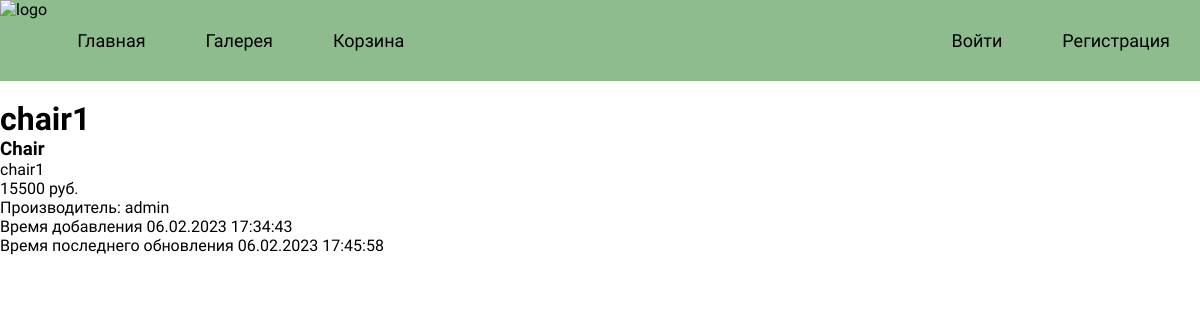
The page /furniture/chair1/ on the database its author committed.
### furniture/models.py (models this page shows, shortened)
class Furniture(models.Model):
    title = models.CharField(max_length=50)
    description = models.TextField(max_length=200)
    price = models.IntegerField(validators=[MaxValueValidator(100000, "Стоимость мебели не должна превышать 100тыс руб"), MinValueValidator(500, "Стоимость мебели не может быть ниже 500 руб") ])
    type = models.ForeignKey(FurnitureType, on_delete=models.CASCADE, related_name="furniture_type")
    owner = models.ForeignKey(User, on_delete=models.CASCADE, related_name="furnitures")
    created = models.DateTimeField(auto_now_add=True)
    updated = models.DateTimeField(auto_now=True)
    image = models.ImageField(blank=True, null=True)
    slug = models.SlugField(unique=True, allow_unicode=True)

class FurnitureType(models.Model):
    name = models.CharField(max_length=20)
    created = models.DateTimeField(auto_now_add=True)

### furniture/views.py (the view)
# urls.py: path('furniture/<slug:slug>/', FurnitureDetailView.as_view(), name="furniture-detail"),
class FurnitureDetailView(DetailView):
    model = Furniture
    context_object_name = "furniture"
    template_name = "furniture/furniture-detail.html"

### furniture/templates/furniture/furniture-detail.html (shortened to what this page needs)
{% extends 'base.html' %}
{% load static %}
{% block links %}
<link rel="stylesheet" href="{% static 'furniture/css/style.css' %}">
{% endblock links %}
{% block content %}
<div class="container">
    <div class="horizontal-card">
        <div class="right">
            <h1>{{ furniture.title }}</h1>
            <h3>{{ furniture.type.name }}</h3>
            <p>{{ furniture.description }}</p>
            <p>{{ furniture.price }} руб.</p>
            <p>Производитель: {{ furniture.owner.username }}</p>
            <p>Время добавления {{ furniture.created|date:"d.m.Y H:i:s" }}</p>
            <p>Время последнего обновления {{ furniture.updated|date:"d.m.Y H:i:s" }}</p>
        </div>
    </div>
</div>
{% endblock content %}

### templates/base.html (shortened to what this page needs)
{% load static %}
<!DOCTYPE html>
<html lang="en">
<head>
    <link rel="stylesheet" href="{% static 'css/style.css' %}">
    {% block links %}
    {% endblock links %}
</head>
<body>
    {% include 'menu.html' %}
    {% block content %} {% endblock content %}
</body>
</html>

### templates/menu.html
<nav class="menu container">
    <ul class="left">
        <li>
            <img src="" alt="logo">
        </li>
        <li>
            <a href="">
                Главная
            </a>
        </li>
        <li>
            <a href="{% url 'gallery' %}">
                Галерея
            </a>
        </li>
        <li>
            <a href="">
                Корзина
            </a>
        </li>
    </ul>
    <ul class="right">
        <li>
            <a href="">
                Войти
            </a>
        </li>
        <li>
            <a href="">
                Регистрация
            </a>
        </li>
    </ul>
</nav>

### static/css/style.css (style rules this page uses)
* { font-family: "Sofia Sans Semi Condensed"; margin: 0; padding: 0; }
.container { max-width: 1400px; margin: auto; }
.menu { background-color: darkseagreen; display: flex; justify-content: space-between; }
.menu ul { display: flex; }
.menu a { padding: 30px; display: block; font-size: 18px; }
ul { list-style-type: none; }
a { text-decoration: none; color: inherit; }
img { width: 100%; }

### rows shown on the page
Furniture: title "chair1", type.name "Chair", description "chair1", price "15500", owner.username "admin", created "06.02.2023 17:34:43", updated "06.02.2023 17:45:58"
